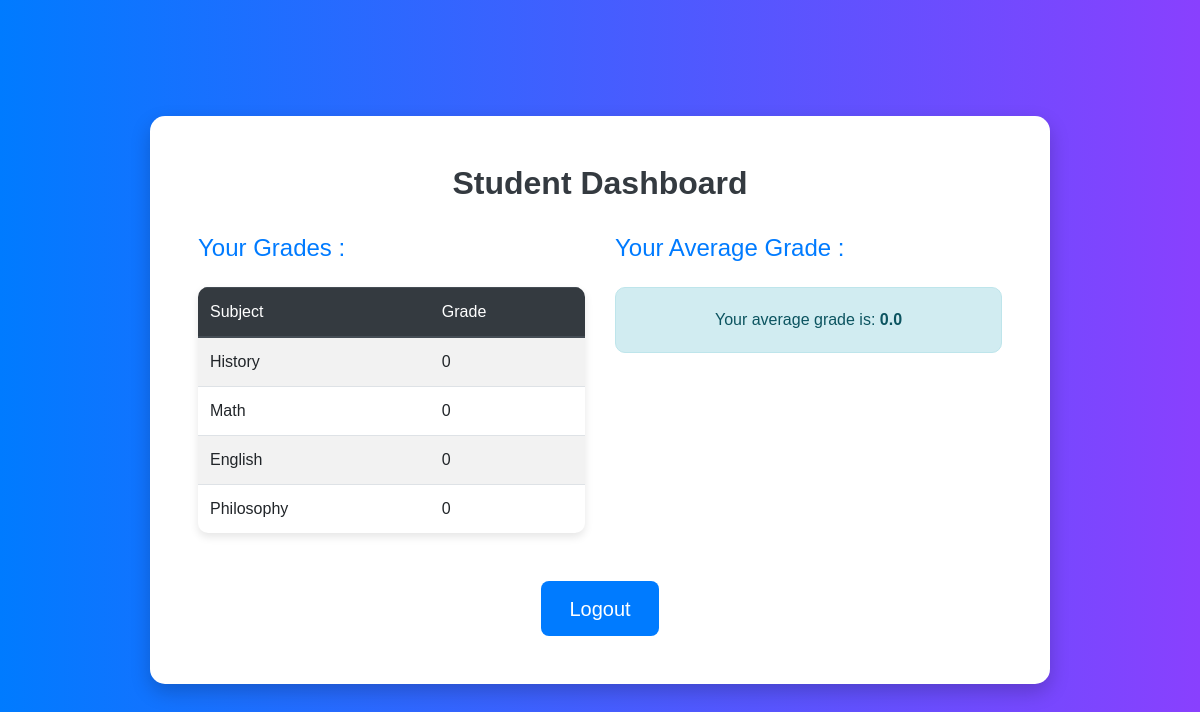
Screenshot of /student_dashboard (signed in) with the database file from the repository.
### tables this page shows
CREATE TABLE grades (
            key INTEGER NOT NULL,
            class TEXT NOT NULL,
            note TEXT DEFAULT '0',
            FOREIGN KEY (key) REFERENCES users (id)
        );

### 3.0/version_3.py (the view)
@app.route('/student_dashboard')
def student_dashboard():
    if 'user_id' not in session or session['user_key'] != 3:
        return redirect(url_for('login'))
    user_id = session['user_id']
    conn = sqlite3.connect('school.db')
    cursor = conn.cursor()
    cursor.execute(
        '''SELECT class, note FROM grades WHERE key = ?''', (user_id,))
    grades = cursor.fetchall()
    if grades:
        total = sum([float(grade[1]) for grade in grades])
        average = total / len(grades)
    else:
        average = None
    conn.close()
    return render_template('student_dashboard.html', grades=grades,
                           average=average)

### 3.0/templates/student_dashboard.html (shortened to what this page needs)
<!DOCTYPE html>
<html lang="en">
<head>
    <link rel="stylesheet" href="https://cdnjs.cloudflare.com/ajax/libs/bootstrap/4.5.2/css/bootstrap.min.css">
</head>
<body>
    <div class="dashboard-container">
        <h2>Student Dashboard</h2>
        <div class="row">
            <div class="col-md-6">
                <h4>Your Grades :</h4>
                <table class="table table-striped table-hover">
                    <thead class="thead-dark">
                        <tr>
                            <th>Subject</th>
                            <th>Grade</th>
                        </tr>
                    </thead>
                    <tbody>
                        {% if grades %}
                            {% for grade in grades %}
                                <tr>
                                    <td>{{ grade[0] }}</td>
                                    <td>{{ grade[1] }}</td>
                                </tr>
                            {% endfor %}
                        {% else %}
                            <tr>
                                <td colspan="2" class="text-center text-muted">No grades found.</td>
                            </tr>
                        {% endif %}
                    </tbody>
                </table>
            </div>
            <div class="col-md-6">
                <h4>Your Average Grade :</h4>
                <div class="alert alert-info text-center" role="alert">
                    {% if average is not none %}
                        Your average grade is: <strong>{{ average }}</strong>
                    {% else %}
                        No grades available to calculate average.
                    {% endif %}
                </div>
            </div>
        </div>
        <div class="logout-container">
            <a href="/logout" class="btn btn-secondary btn-lg">Logout</a>
        </div>
    </div>
</body>
</html>

### 3.0/templates/student_dashboard.html (style rules this page uses)
body { background: linear-gradient(to right, #007bff, #8940fe); font-family: 'Arial', sans-serif; min-height: 100vh; display: flex; align-items: center; justify-content: center; padding: 20px; }
.dashboard-container { background: #ffffff; padding: 3rem; border-radius: 15px; box-shadow: 0px 8px 20px rgba(0, 0, 0, 0.2); width: 100%; max-width: 900px; animation: fadeIn 0.5s ease-in-out; }
h2 { text-align: center; margin-bottom: 2rem; font-weight: 600; color: #343a40; }
h4 { margin-bottom: 1.5rem; font-weight: 500; color: #007bff; }
.table { background: #ffffff; border-radius: 10px; overflow: hidden; box-shadow: 0 4px 8px rgba(0, 0, 0, 0.1); }
.table thead th { background-color: #f8f9fa; color: #343a40; font-weight: 500; border-bottom: 2px solid #dee2e6; }
.alert { border-radius: 10px; padding: 1.25rem 1.5rem; }
.logout-container { text-align: center; margin-top: 2rem; }
.btn-secondary { background-color: #007bff; border: none; font-weight: 500; padding: 0.8rem 1.75rem; border-radius: 8px; transition: 0.3s; }

### rows the page displays
grades: class "History", note "0"
grades: class "Math", note "0"
grades: class "English", note "0"
grades: class "Philosophy", note "0"

### other values shown
{{ average }} "0.0"
